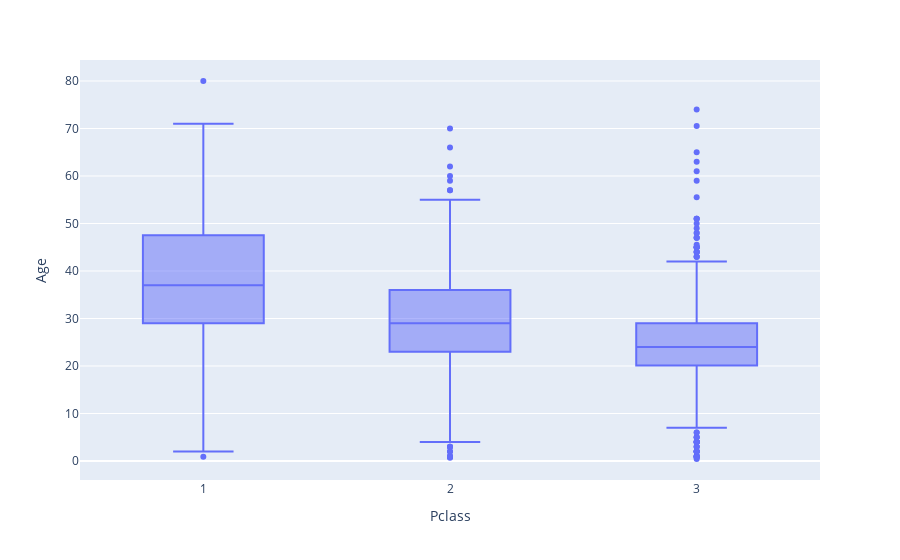

Notebook code cell kept with this figure:
### Code cell
#since we checked there is correlation with Pclass and Age to use the median to update the missing age value.
box_test = px.box(df, x = 'Pclass', y = 'Age')
box_test

### Figure 1 — Plotly figure (JSON) as saved in the notebook; plotly's stock layout.template omitted (floating-point values rounded to 4 significant figures; data arrays with more than 128 entries replaced by an {"elided": "..."} marker saying what was removed)
{"data": [{"alignmentgroup": "True", "hovertemplate": "Pclass=%{x}<br>Age=%{y}<extra></extra>", "legendgroup": "", "marker": {"color": "#636efa"}, "name": "", "notched": false, "offsetgroup": "", "orientation": "v", "showlegend": false, "type": "box", "x": {"elided": "891 int values"}, "x0": " ", "xaxis": "x", "y": {"elided": "891 float values"}, "y0": " ", "yaxis": "y"}], "layout": {"boxmode": "group", "legend": {"tracegroupgap": 0}, "margin": {"t": 60}, "xaxis": {"anchor": "y", "domain": [0, 1], "title": {"text": "Pclass"}}, "yaxis": {"anchor": "x", "domain": [0, 1], "title": {"text": "Age"}}}}
